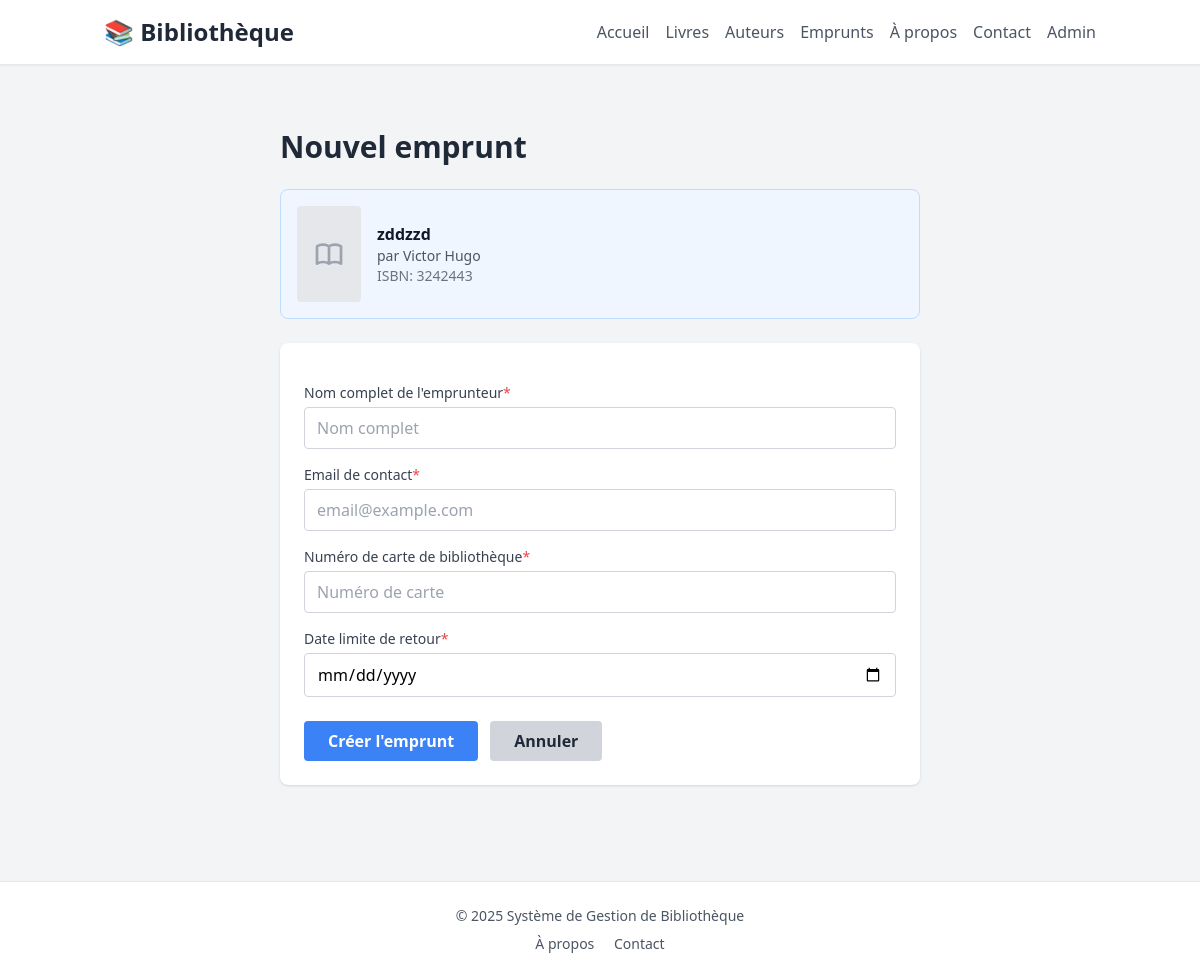
The page /loan/create/3/ on the database as committed earlier.
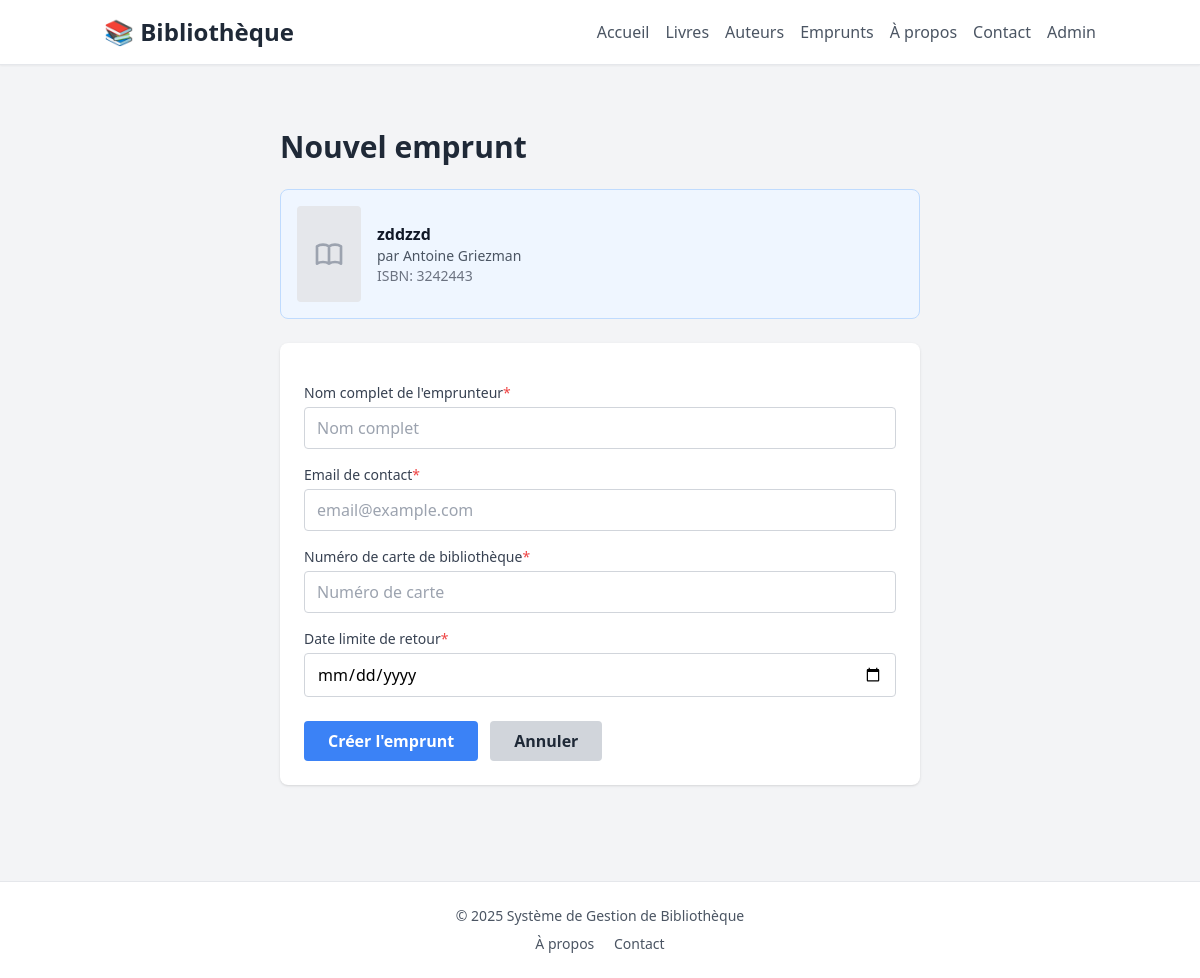
The same page on the database as committed later.
### book/models/book.py (models this page shows)
class Book(models.Model):
    title = models.CharField(max_length=200, verbose_name="Titre")
    isbn = models.CharField(
        max_length=13,
        unique=True,
        verbose_name="ISBN-13",
        help_text="Code ISBN au format ISBN-13 (13 caractères)",
    )
    publication_year = models.IntegerField(
        verbose_name="Année de publication",
        validators=[MinValueValidator(1450), MaxValueValidator(2100)],
    )
    author = models.ForeignKey(
        "author.Author",
        on_delete=models.CASCADE,
        related_name="books",
        verbose_name="Auteur",
    )
    category = models.ForeignKey(
        "Category",
        on_delete=models.SET_NULL,
        null=True,
        blank=True,
        related_name="books",
        verbose_name="Catégorie",
    )
    total_copies = models.PositiveIntegerField(
        verbose_name="Nombre total d'exemplaires"
    )
    available_copies = models.PositiveIntegerField(
        verbose_name="Exemplaires disponibles"
    )
    description = models.TextField(blank=True, verbose_name="Description")
    language = models.CharField(
        max_length=50, default="Français", verbose_name="Langue"
    )
    pages = models.PositiveIntegerField(
        null=True, blank=True, verbose_name="Nombre de pages"
    )
    publisher = models.CharField(
        max_length=200, blank=True, verbose_name="Maison d'édition"
    )
    cover_image = models.ImageField(
        upload_to="book_covers/",
        null=True,
        blank=True,
        verbose_name="Image de couverture",
    )
    added_date = models.DateTimeField(
        auto_now_add=True, verbose_name="Date d'ajout au catalogue"
    )
    class Meta:
        verbose_name = "Livre"
        verbose_name_plural = "Livres"
        ordering = ["title"]
    def __str__(self) -> str:
        return str(self.title)

### author/models.py (models this page shows, shortened)
class Author(models.Model):
    first_name = models.CharField(max_length=100, verbose_name="Prénom")
    last_name = models.CharField(max_length=100, verbose_name="Nom de famille")
    birth_date = models.DateField(verbose_name="Date de naissance")
    death_date = models.DateField(null=True, blank=True, verbose_name="Date de décès")
    nationality = models.CharField(max_length=100, verbose_name="Nationalité")
    biography = models.TextField(blank=True, verbose_name="Biographie")
    website = models.URLField(blank=True, verbose_name="Site web ou URL de référence")
    photo = models.ImageField(
        upload_to="author_photos/",
        null=True,
        blank=True,
        verbose_name="Photo de l'auteur",
    )
    class Meta:
        verbose_name = "Auteur"
        verbose_name_plural = "Auteurs"
        ordering = ["last_name", "first_name"]
        unique_together = ["first_name", "last_name"]
    @property
    def name(self):
        return f"{self.first_name} {self.last_name}"

### book/loan_views.py (the view)
# urls.py: path('create/', loan_views.loan_create, name='create'),
def loan_create(request, book_id=None):
    selected_book = None
    if book_id:
        selected_book = get_object_or_404(Book, pk=book_id)
        if selected_book.available_copies == 0:
            messages.error(request, f'Le livre "{selected_book.title}" n\'est plus disponible.')
            return redirect('book:detail', pk=book_id)
    if request.method == "POST":
        form = LoanForm(request.POST)
        if form.is_valid():
            loan = form.save(commit=False)
            if loan.book.available_copies > 0:
                loan.book.available_copies -= 1
                loan.book.save()
                loan.save()
                messages.success(
                    request, f'Emprunt créé avec succès pour "{loan.book.title}"'
                )
                return redirect("loan:list")
            else:
                messages.error(request, "Ce livre n'est plus disponible.")
    else:
        if selected_book:
            form = LoanForm(initial={'book': selected_book})
        else:
            form = LoanForm()
    return render(
        request,
        "loan/loan_form.html",
        {
            "form": form,
            "title": "Nouvel emprunt",
            "selected_book": selected_book
        }
    )

### book/forms.py (shortened to what this page needs)
class LoanForm(forms.ModelForm):
    class Meta:
        model = Loan
        fields = ['book', 'borrower_name', 'borrower_email', 'library_card_number', 'due_date']
        widgets = {
            'book': forms.Select(attrs={'class': 'border border-gray-300 rounded px-3 py-2 w-full'}),
            'borrower_name': forms.TextInput(attrs={'class': 'border border-gray-300 rounded px-3 py-2 w-full', 'placeholder': 'Nom complet'}),
            'borrower_email': forms.EmailInput(attrs={'class': 'border border-gray-300 rounded px-3 py-2 w-full', 'placeholder': 'email@example.com'}),
            'library_card_number': forms.TextInput(attrs={'class': 'border border-gray-300 rounded px-3 py-2 w-full', 'placeholder': 'Numéro de carte'}),
            'due_date': forms.DateInput(attrs={'class': 'border border-gray-300 rounded px-3 py-2 w-full', 'type': 'date'}),
        }
    def __init__(self, *args, **kwargs):
        super().__init__(*args, **kwargs)
        self.fields['book'].queryset = self.fields['book'].queryset.filter(available_copies__gt=0)
        if not self.instance.pk:
            self.fields['due_date'].initial = date.today() + timedelta(days=14)

### book/templates/loan/loan_form.html (shortened to what this page needs)
{% extends 'base.html' %}
{% block content %}
<div class="container mx-auto px-4 py-8 max-w-2xl">
    <h1 class="text-3xl font-bold text-gray-800 mb-6">{{ title }}</h1>
    {% if selected_book %}
    <div class="bg-blue-50 border border-blue-200 rounded-lg p-4 mb-6">
        <div class="flex items-center gap-4">
            {% if selected_book.cover_image %}
                <img src="{{ selected_book.cover_image.url }}" alt="{{ selected_book.title }}" class="w-16 h-24 object-cover rounded shadow">
            {% else %}
                <div class="w-16 h-24 bg-gray-200 rounded flex items-center justify-center">
                </div>
            {% endif %}
            <div>
                <h3 class="font-semibold text-gray-900">{{ selected_book.title }}</h3>
                <p class="text-sm text-gray-600">par {{ selected_book.author.name }}</p>
                <p class="text-sm text-gray-500">ISBN: {{ selected_book.isbn }}</p>
            </div>
        </div>
    </div>
    {% endif %}
    <form method="POST" class="bg-white rounded-lg shadow p-6">
        <div class="space-y-4">
            {% for field in form %}
            <div {% if selected_book and field.name == 'book' %}style="display: none;"{% endif %}>
                <label class="block text-sm font-medium text-gray-700 mb-1">
                    {{ field.label }}{% if field.field.required %}<span class="text-red-500">*</span>{% endif %}
                </label>
                {{ field }}
            </div>
            {% endfor %}
        </div>
        <div class="mt-6 flex gap-3">
            <button type="submit" class="bg-blue-500 hover:bg-blue-700 text-white font-bold py-2 px-6 rounded">
                Créer l'emprunt
            </button>
            <a href="{% url 'loan:list' %}" class="bg-gray-300 hover:bg-gray-400 text-gray-800 font-bold py-2 px-6 rounded">
                Annuler
            </a>
        </div>
    </form>
</div>
{% endblock %}

Rows that differ between the two databases and show on the page:
changed Book "zddzzd": author.name "Victor Hugo" → "Antoine Griezman"
